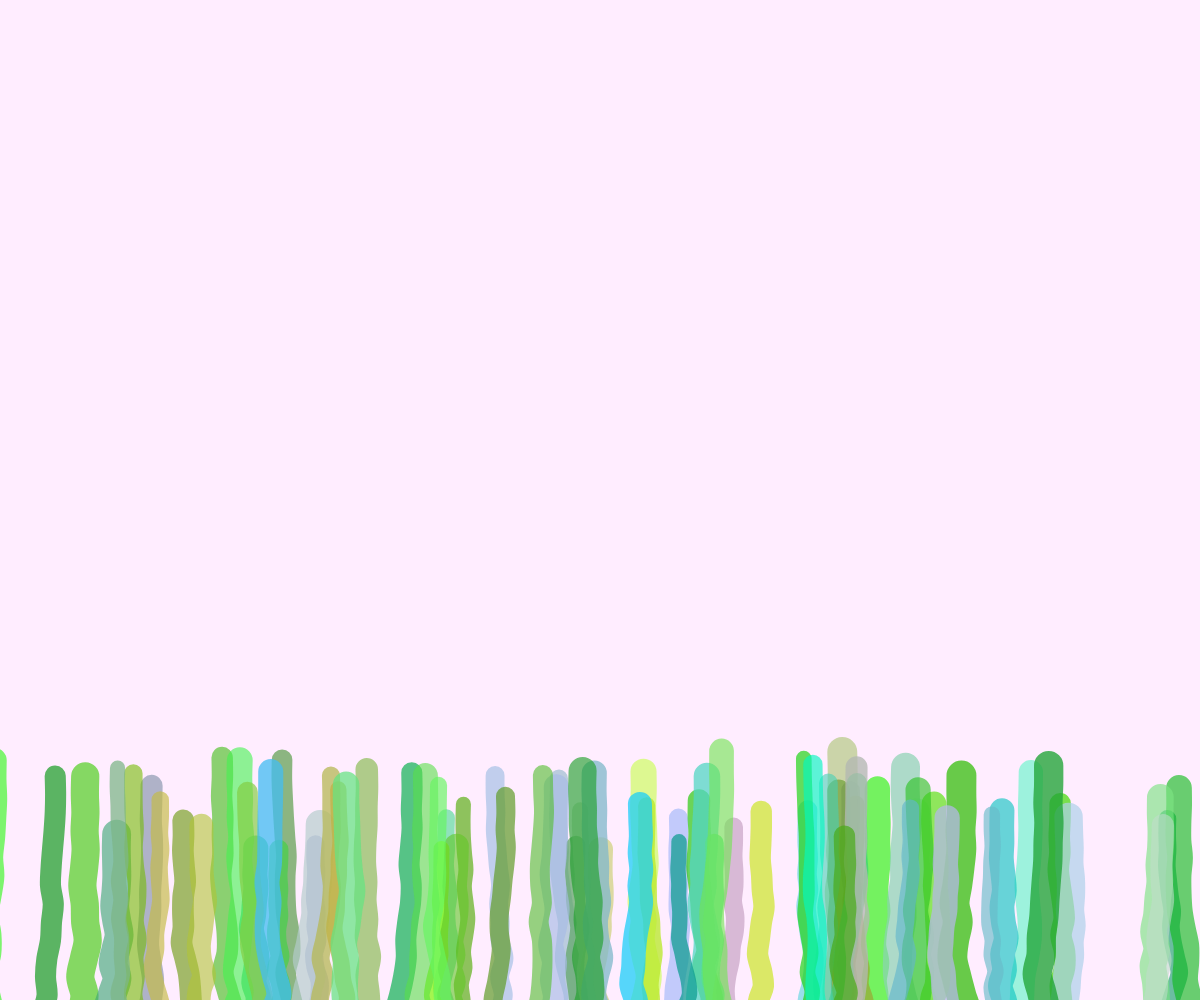
Frame 1 (no input)
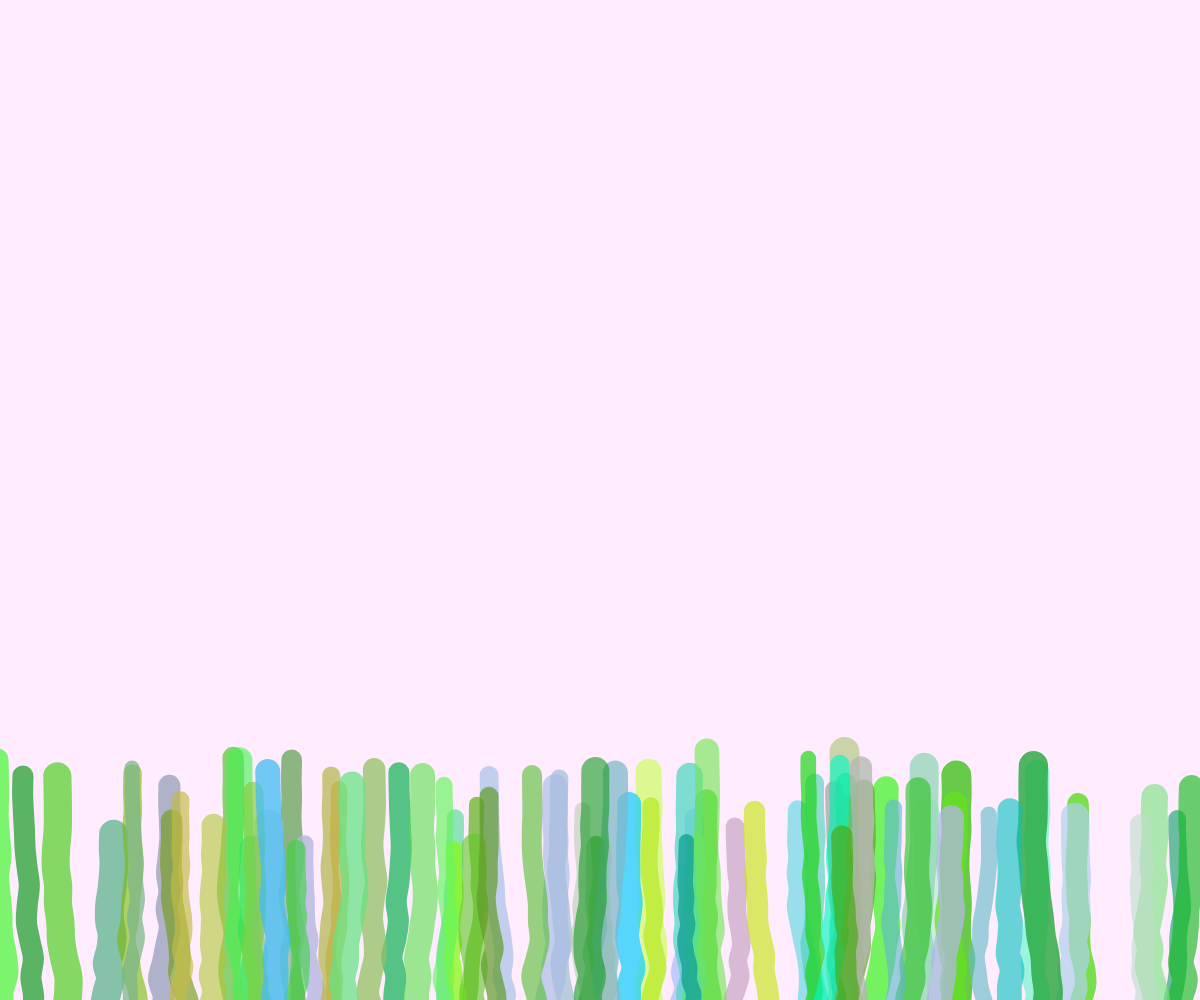
Frame 60 (no input)
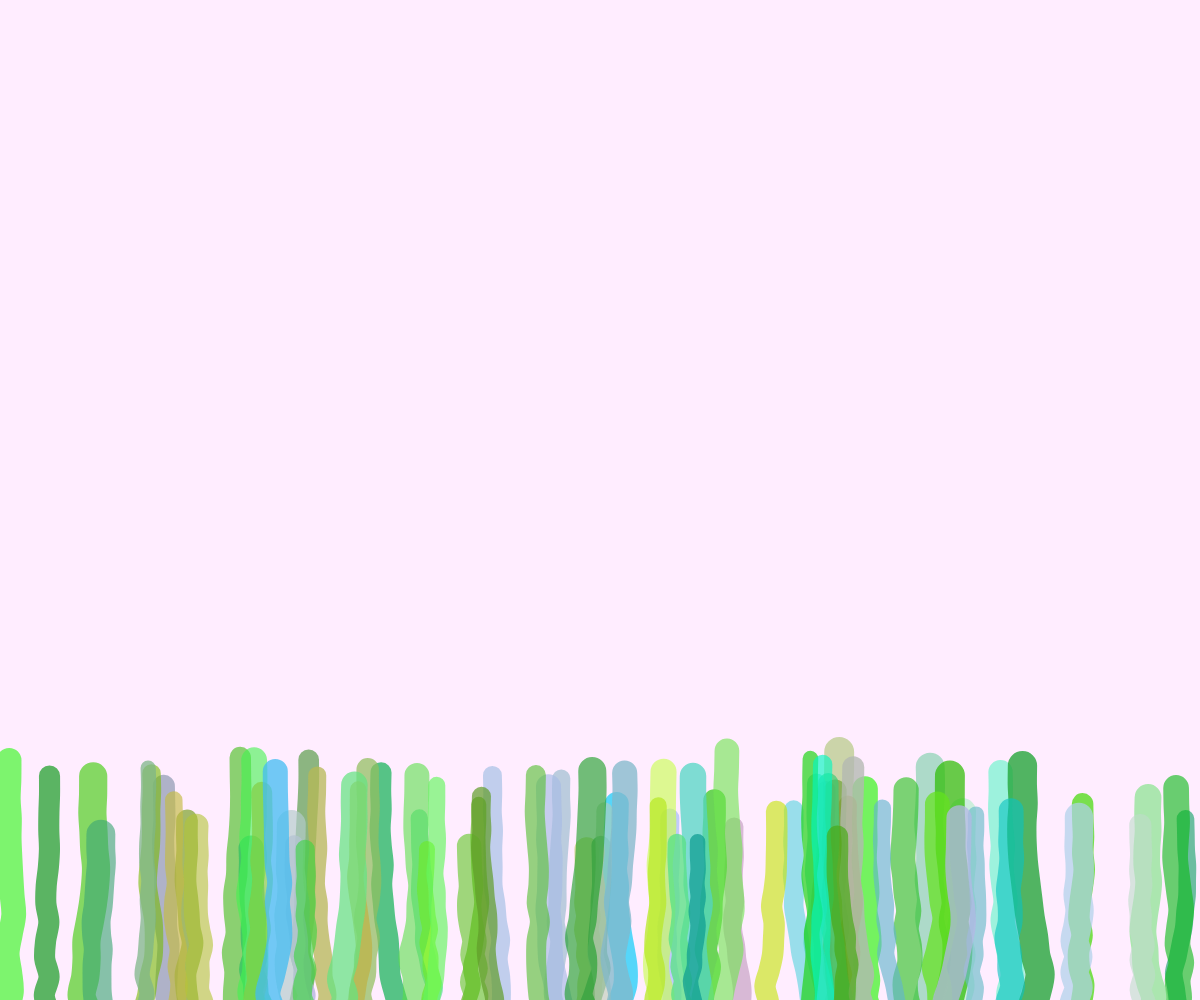
Frame 120 (the mouse pressed at the canvas centre since frame 60)

The p5.js sketch that drew these frames (run headless with seeded random() and noise() and a simulated clock; from frame 60 on, the mouse is pressed at the canvas centre):

// p5.js sketch
// ── sketch.js
let seaweeds = []; // 儲存所有海草的屬性
let numSeaweeds = 80; // 海草數量

function setup() {
  let canvas = createCanvas(windowWidth, windowHeight); // 創建畫布
  canvas.style('z-index', '2'); // 設定畫布的 z-index
  canvas.style('background', 'transparent'); // 設定畫布背景為透明
  canvas.style('pointer-events', 'none'); // 讓畫布忽略滑鼠事件
  canvas.position(0, 0); // 確保畫布覆蓋整個視窗

  // 初始化每條海草的屬性
  for (let i = 0; i < numSeaweeds; i++) {
    let seaweed = {
      length: random(50, 150), // 海草的高度
      thickness: random(15, 30), // 海草的粗細
      color: color(random(0, 200), random(150, 255), random(0, 255), random(150, 200)), // 海草的顏色（增加透明度）
      frequency: random(0.01, 0.04), // 搖晃的頻率
      angleOffsets: Array.from({ length: 15 }, () => random(TWO_PI)), // 減少段數
      baseX: random(width), // 海草的基底位置
    };
    seaweeds.push(seaweed);
  }
}

function draw() {
  clear(); // 清除畫布，保留透明背景
  background(255, 208, 255, 100); // 設定半透明背景顏色 (R, G, B, Alpha)
  for (let seaweed of seaweeds) {
    let baseX = seaweed.baseX; // 海草的基底位置
    let baseY = height + 50; // 海草的底部位置
    let segmentLength = seaweed.length / seaweed.angleOffsets.length + 10; // 增加每段的長度

    stroke(seaweed.color); // 設定海草顏色
    strokeWeight(seaweed.thickness); // 設定海草粗細
    noFill();

    beginShape();
    let x = baseX;
    let y = baseY;

    // 使用 curveVertex 繪製平滑曲線
    curveVertex(x, y); // 起始點（需要重複一次以確保曲線從這裡開始）
    for (let i = 0; i < seaweed.angleOffsets.length; i++) {
      let sway = sin(seaweed.angleOffsets[i]) * (seaweed.angleOffsets.length - i) * 0.4; // 搖擺幅度
      x += sway; // 左右搖擺
      y -= segmentLength; // 向上延伸
      curveVertex(x, y); // 繪製平滑曲線的頂點
      seaweed.angleOffsets[i] += seaweed.frequency; // 更新角度偏移，控制搖擺速度
    }
    curveVertex(x, y); // 結束點（需要重複一次以確保曲線平滑）
    endShape();
  }
}

function windowResized() { // 視窗大小改變時
  resizeCanvas(windowWidth, windowHeight); // 調整畫布大小

  // 重新計算每條海草的基底位置
  for (let seaweed of seaweeds) {
    seaweed.baseX = random(width); // 根據新的畫布寬度重新設定基底位置
  }
}
